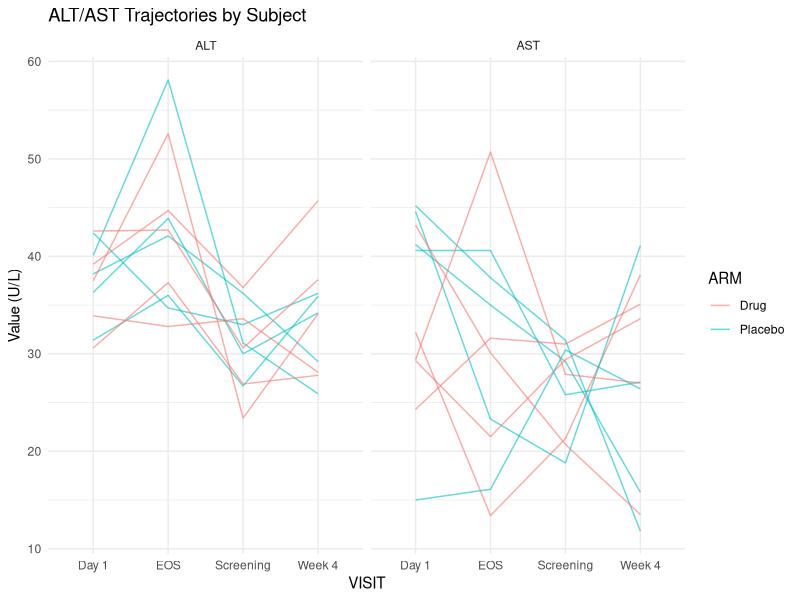
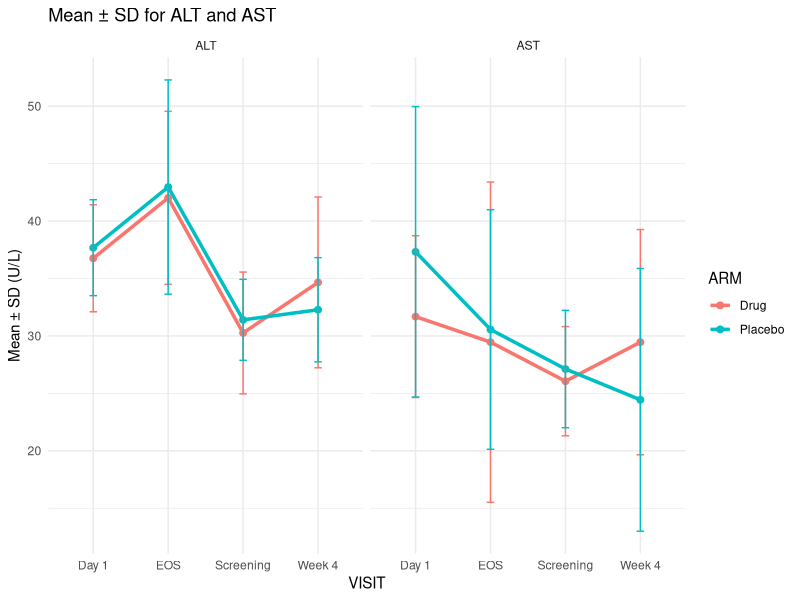
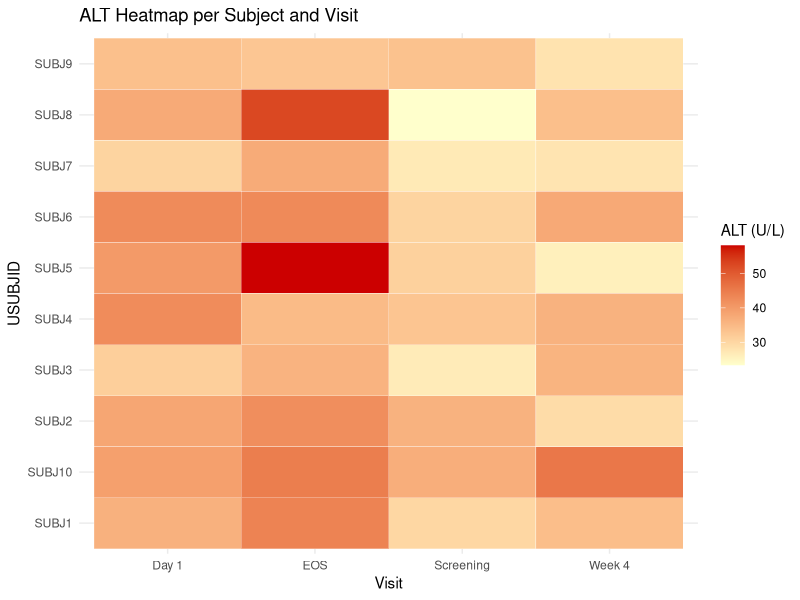

Reproduce these figures in R, in order.
# Module 6 Demo (Distinct) — TLF Figures: Clinical Visualizations

# 📦 Libraries
library(ggplot2)
library(dplyr)
library(tidyr)
library(patchwork)

# ----------------------------
# 🧬 Simulated Lab Dataset: Longitudinal Values for ALT, AST
# ----------------------------

set.seed(100)
labs <- tibble::tibble(
  USUBJID = rep(paste0("SUBJ", 1:10), each = 4),
  VISIT = rep(c("Screening", "Day 1", "Week 4", "EOS"), times = 10),
  ARM = rep(c("Placebo", "Drug"), each = 20),
  ALT = round(rnorm(40, mean = 35, sd = 10), 1),
  AST = round(rnorm(40, mean = 30, sd = 8), 1)
)

labs_long <- labs %>%
  pivot_longer(cols = c(ALT, AST), names_to = "Test", values_to = "Value")

# ----------------------------
# 📈 A. Line Plot: Lab Trajectories by Subject

ggplot(labs_long, aes(x = VISIT, y = Value, group = USUBJID, color = ARM)) +
  geom_line(alpha = 0.6) +
  facet_wrap(~Test) +
  theme_minimal() +
  labs(title = "ALT/AST Trajectories by Subject", y = "Value (U/L)")

# ----------------------------
# 📉 B. Mean ± SD Line Plot: Mean ALT/AST by Visit

labs_summary <- labs_long %>%
  group_by(VISIT, ARM, Test) %>%
  summarise(mean_val = mean(Value), sd_val = sd(Value), .groups = "drop")

ggplot(labs_summary, aes(x = VISIT, y = mean_val, group = ARM, color = ARM)) +
  geom_line(linewidth = 1.2) +
  geom_point(size = 2) +
  geom_errorbar(aes(ymin = mean_val - sd_val, ymax = mean_val + sd_val), width = 0.1) +
  facet_wrap(~Test) +
  theme_minimal() +
  labs(title = "Mean ± SD for ALT and AST", y = "Mean ± SD (U/L)")

# ----------------------------
# 🔢 C. Heatmap: Mean ALT by Subject and Visit

labs_heat <- labs %>%
  select(USUBJID, VISIT, ALT) %>%
  pivot_wider(names_from = VISIT, values_from = ALT)

labs_heat_long <- labs_heat %>%
  pivot_longer(-USUBJID, names_to = "Visit", values_to = "ALT")

ggplot(labs_heat_long, aes(x = Visit, y = USUBJID, fill = ALT)) +
  geom_tile(color = "white") +
  scale_fill_gradient(low = "#ffffcc", high = "#cc0000") +
  theme_minimal() +
  labs(title = "ALT Heatmap per Subject and Visit", fill = "ALT (U/L)")

# ----------------------------
# 🤖 Copilot Prompt Ideas

# # Create mean ± SD line plot for ALT
# # Transform data into long format
# # Build heatmap of ALT by subject and visit
# # Add error bars to mean plots
